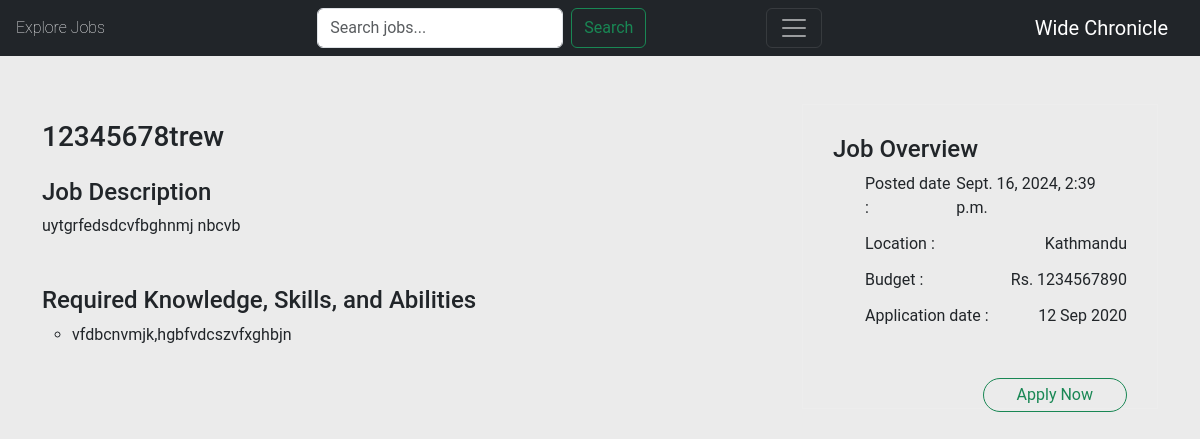
/job/dd2e1cf3-5/ (signed in), run on the app's committed database.
### jobs/models.py (models this page shows, shortened)
class Job(models.Model):
    buyer = models.ForeignKey(Buyer, on_delete=models.CASCADE)
    title = models.CharField(max_length=200)
    budget = models.IntegerField(validators=[MinValueValidator(1000)])
    description = models.TextField()
    requirement = models.TextField()
    expertise_required = models.CharField(choices=SPECIALITY_CHOICES, max_length=50, default="None" )
    timestamp = models.DateTimeField(auto_now_add=True)
    code = models.CharField(max_length=10, unique=True, primary_key=True,)
    class Meta:
        ordering = ['-timestamp']

class Buyer(models.Model):
    owner = models.OneToOneField(User, on_delete=models.CASCADE, )
    name = models.CharField(max_length=50)
    profile_pic = models.ImageField(upload_to="profile/")
    bio = models.TextField(blank=True)
    location = models.CharField(choices=LOCATION_CHOICES, max_length=100)

### jobs/views.py (the view)
# urls.py: path('job/<str:code>/',JobDetailView.as_view(), name='job-detail'),
class JobDetailView(DetailView):
    model = Job
    template_name = 'jobs/job_detail.html'
    def get_object(self, queryset=None):
        code = self.kwargs.get("code")
        try:
            return Job.objects.get(code=code)
        except Job.DoesNotExist:
            raise Http404("Job not found")

### accounts/models.py (called while the page is built)
    def role(self):
        if hasattr(self, 'seller'):
            return 'Seller'
        elif hasattr(self, 'buyer'):
            return 'Buyer'
        else:
            return None

    def name(user):
        if hasattr(user, 'seller'):
            return user.seller.name
        elif hasattr(user, 'buyer'):
            return user.buyer.name

    def profile_pic(user):
        if hasattr(user, 'seller'):
            return user.seller.profile_pic.url
        elif hasattr(user, 'buyer'):
            return user.buyer.profile_pic.url
        return user.profile_pic

### jobs/context_processors.py (called while the page is built)
def unread_notifications(request):
    if request.user.is_authenticated:
        unread_count = Notification.objects.filter(user=request.user, is_read=False).count()
    else:
        unread_count = 0
    return {
        'unread_notifications_count': unread_count
    }

### jobs/templates/jobs/job_detail.html
{% extends 'jobs/_base.html' %}
{% block content%}
{% load icon %}
{% load humanize %}
<main>
    <div class="job-post-company pt-5 pb-5">
        <div class="container">
            <div class="row justify-content-between">
                <div class="col-xl-7 col-lg-8">
                    <div class="job-post-details">
                        <div class="post-details1 mb-5">
                                <h3 class="py-3">{{job.title}}</h3>
                            <div class="small-section-tittle">
                                <h4>Job Description</h4>
                            </div>
                            <p>{{job.description}}</p>
                        </div>
                        <div class="post-details2  mb-5">
                            <div class="small-section-tittle">
                                <h4>Required Knowledge, Skills, and Abilities</h4>
                            </div>
                            <ul>
                                    <li>{{ job.requirement }}</li>
                                </ul>
                        </div>
                    </div>
                </div>
                <div class="col-xl-4 col-lg-4">
                    <div class="post-details3  mb-5">
                       <div class="small-section-tittle">
                           <h4>Job Overview</h4>
                       </div>
                      <ul>
                          <li>Posted date : <span>{{job.timestamp}}</span></li>
                          <li>Location : <span>{{job.buyer.location}}</span></li>
                          <li>Budget :  <span>Rs. {{job.budget}}</span></li>
                          <li>Application date : <span>12 Sep 2020</span></li>
                      </ul>
                     <div class="items-link apply-btn2">
                        <a href="{% url 'apply-job' code=job.code %}" class="btn">Apply Now</a>
                    </div>
                   </div>
                </div>
            </div>
        </div>
    </div>
</main>
{% endblock content %}

### jobs/static/css/style.css (style rules this page uses)
a { color: #198754; }
.items-link a { color: #198754; border: 1px solid #198754; border-radius: 30px; padding: 4px 33px; text-align: center; margin-bottom: 25px; float:right; }
.post-details2 ul { padding-left:30px }
.post-details2 ul li { list-style-type:circle }
.post-details3 { padding:30px 30px 30px 30px;border:1px solid #ededed }
.post-details3 ul li { display:flex;justify-content:space-between;margin-bottom:12px }
.post-details3 ul li:last-child { margin-bottom:50px }

### jobs/static/css/main.css (style rules this page uses)
:root { --default-font: "Roboto", system-ui, -apple-system, "Segoe UI", Roboto, "Helvetica Neue", Arial, "Noto Sans", "Liberation Sans", sans-serif, "Apple Color Emoji", "Segoe UI Emoji", "Segoe UI Symbol", "Noto Color Emoji"; --heading-font: "Poppins", sans-serif; --nav-font: "Poppins", sans-serif; }
:root { --background-color: #ffffff; --default-color: #212529; --heading-color: #001973; --accent-color: #0d42ff; --surface-color: #ffffff; --contrast-color: #ffffff; }
:root { --nav-color: rgba(255, 255, 255, 0.6); --nav-hover-color: #ffffff; --nav-mobile-background-color: #ffffff; --nav-dropdown-background-color: #ffffff; --nav-dropdown-color: #212529; --nav-dropdown-hover-color: #0d42ff; }
:root { scroll-behavior: smooth; }
body { color: var(--default-color); background-color: var(--background-color); font-family: var(--default-font); }
a { color: var(--accent-color); text-decoration: none; transition: 0.3s; }

### jobs/templates/jobs/_base.html (style rules this page uses)
body { background-color: #ebebeb; }

### data on the page
Job: title "12345678trew", description "uytgrfedsdcvfbghnmj nbcvb", requirement "vfdbcnvmjk,hgbfvdcszvfxghbjn", timestamp "Sept. 16, 2024, 2:39 p.m.", buyer.location "Kathmandu", budget "1234567890"
